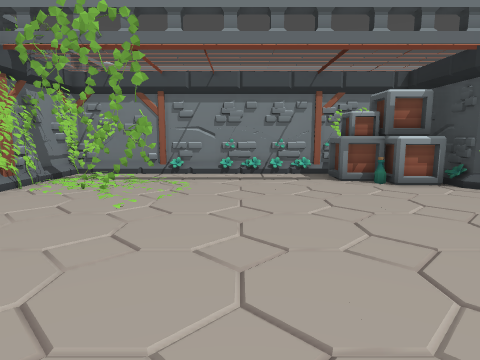
view 1 (above)

15 first-person views from a walk through a 3-D level made in the Godot game engine. The camera is 1.5 m above the floor, tilts 8° down and sees 75° across. The floor is counted in squares, 1 m on a side. Each view is taken from the middle of a square. On the plan, view 1 faces up. The plan holds only what a view shows up to about 15 squares ahead; the rest is blank. The place goes on beyond the plan.

view 2
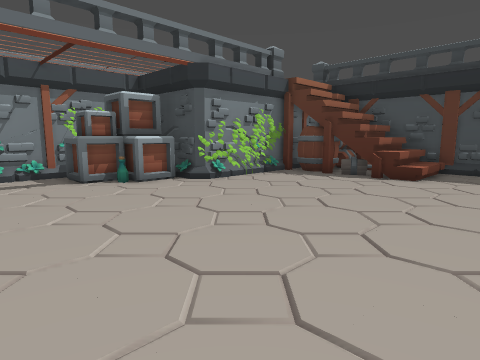

view 3
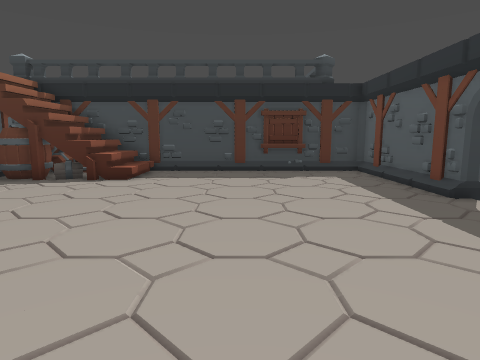

view 4
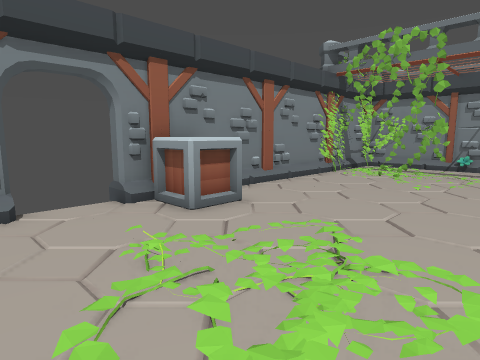

view 5
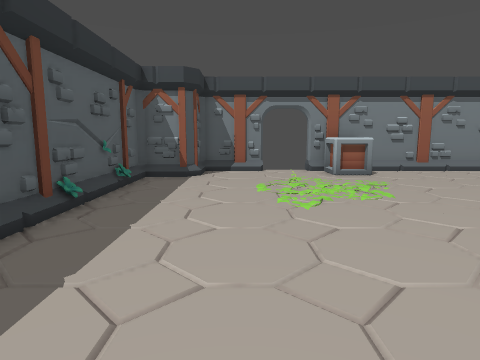

view 6
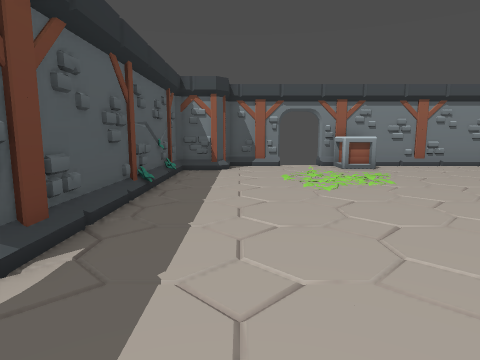

view 7
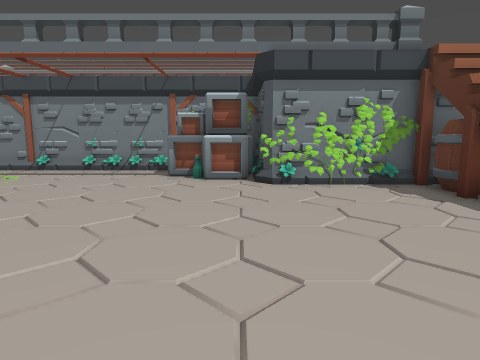

view 8
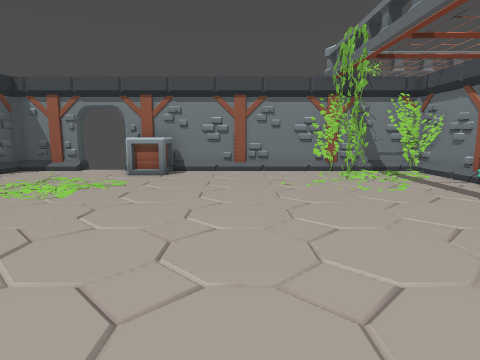

view 9
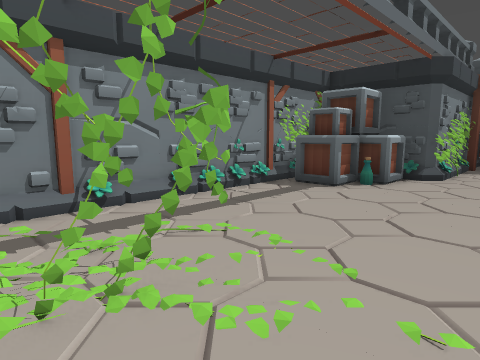

view 10
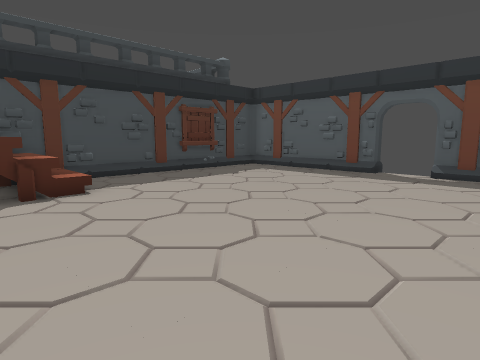

view 11
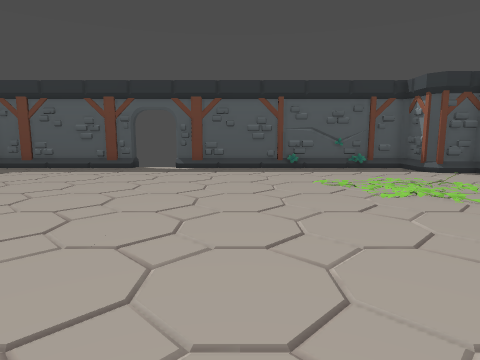

view 12
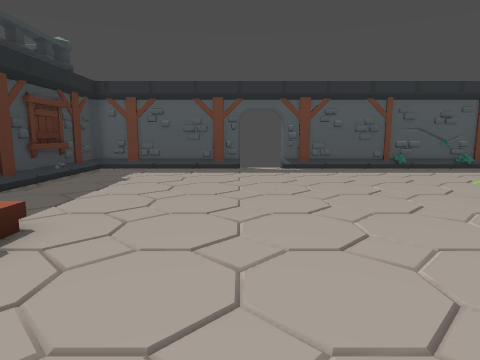

view 13
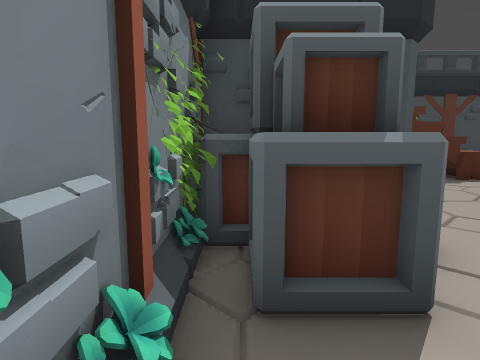

view 14
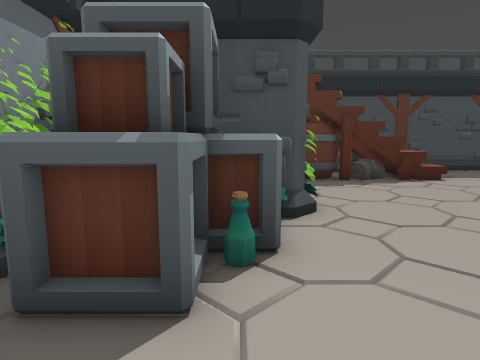

view 15
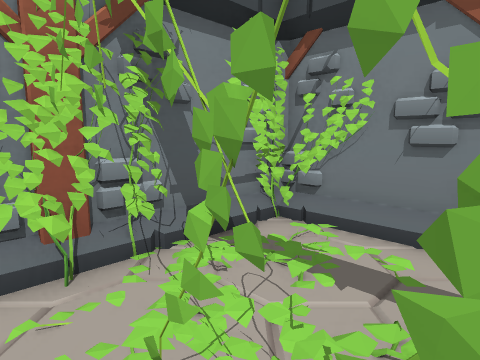

### Floor plan
Key: @ floor where view 1 was taken; # wall or solid block; x gap in a wall; . floor; / step, stairs or slope; ^ raised ledge; B box; T bottle; C column.
Columns run from 7 left of view 1 to 15 right of it. Each row starts with its distance up from view 1.
 13 ###############
 12 #//........##B#
 11 #./ .......BBB#
 10 ##.x//......TB#
  9 ##x###........#####^  C
  8 #..................^^^^
  7 #..................   #
  6 #..................///#
  5 #..................///#
  4 #..................///#
  3 #..................///#
  2 #BB...................#
  1 #BB../................#
  0 x....//@..............#
 -1  ...////..............#
 -2 x...//................#
 -3 #.....................#
 -4 #.....................#
 -5 ###...................#
 -6   #...................#
 -7   ###########x x#######

Positions as (right, up) in squares from view 1, and headings:
1: (0, 0), facing up
2: (0, 0), facing up-right
3: (0, -1), facing right
4: (0, -3), facing up-left
5: (7, -3), facing left
6: (9, -4), facing left
7: (6, -1), facing up
8: (7, 5), facing left
9: (-5, 6), facing up-right
10: (3, 6), facing down-right
11: (3, 8), facing down
12: (8, 8), facing down
13: (1, 12), facing right
14: (1, 10), facing right
15: (-3, 8), facing up-left
